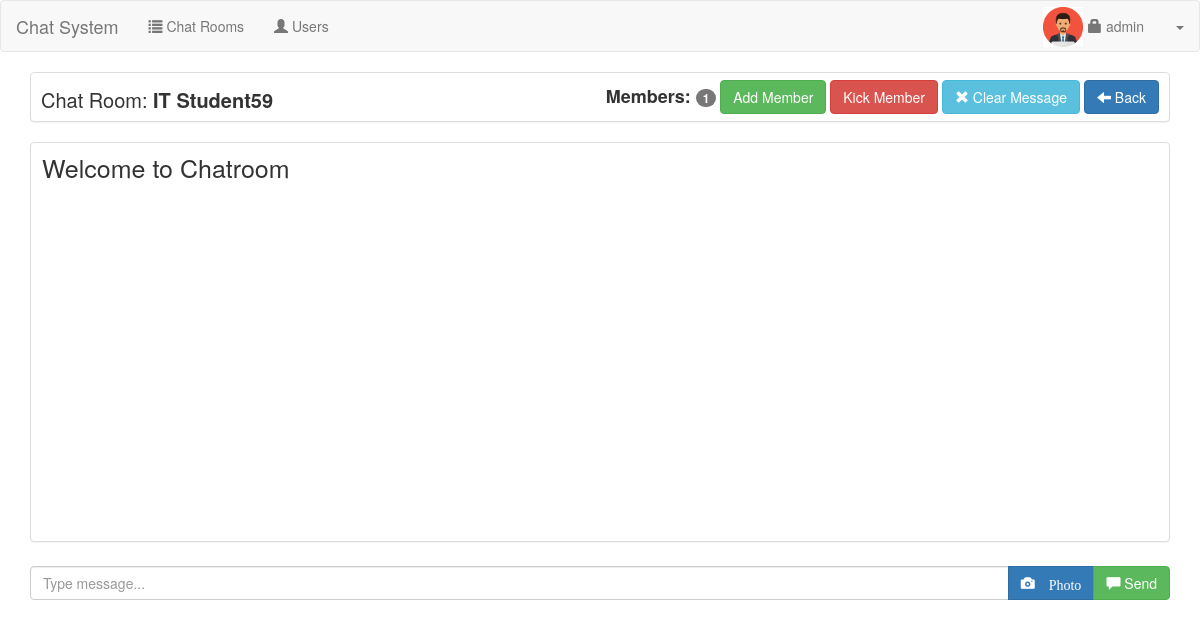
Screenshot of /admin/chatroom.php?id=4 (signed in) with the database file from the repository.
### tables this page shows
CREATE TABLE `user` (
  `userid` int(11) NOT NULL,
  `username` varchar(30) NOT NULL,
  `password` varchar(150) DEFAULT NULL,
  `uname` varchar(60) NOT NULL,
  `photo` varchar(200) NOT NULL,
  `access` int(1) NOT NULL
);

CREATE TABLE `chatroom` (
  `chatroomid` int(11) NOT NULL,
  `chat_name` varchar(60) NOT NULL,
  `date_created` datetime NOT NULL,
  `chat_password` varchar(30) NOT NULL,
  `userid` int(11) NOT NULL
);

### admin/session.php (called while the page is built, shortened)
<?php
	include('../conn.php');
	$sq=mysqli_query($conn,"select * from `user` where userid='".$_SESSION['id']."'");
	$srow=mysqli_fetch_array($sq);
	$user=$srow['username'];
?>

### admin/navbar.php (shortened to what this page needs)
<nav class="navbar navbar-default">
    <div class="container-fluid">
		<div class="navbar-header">
			<a class="navbar-brand" href="#">Chat System</a>
		</div>
		<ul class="nav navbar-nav">
			<li><a href="index.php"><span class="glyphicon glyphicon-list"></span> Chat Rooms</a></li>
			<li><a href="user.php"><span class="glyphicon glyphicon-user"></span> Users</a></li>
		</ul>
		<ul class="nav navbar-nav navbar-right">
		<li><img src="../<?php if(empty($srow['photo'])){echo "upload/profile.jpg";}else{echo $srow['photo'];} ?>" style="height:40px; width:40px; position:relative; top:6px; left:10px;"></li>
			<li><a href="#account" data-toggle="modal"><span class="glyphicon glyphicon-lock"></span> <?php echo $user; ?></a></li>
			<li class="dropdown">
				<a class="dropdown-toggle" data-toggle="dropdown" href="#"><span class="caret"></span></a>
			</li>
		</ul>
    </div>
</nav>

### admin/room.php (shortened to what this page needs)
<div class="col-lg-12">
          <div class="panel panel-default" style="height:50px;">
		<span style="font-size:20px; margin-left:10px; position:relative; top:13px;">Chat Room: <strong><?php  echo $chatrow['chat_name']; ?></strong></span>
		<div class="pull-right" style="margin-right:10px; margin-top:7px;">
			<span id="user_details" style="font-size:18px; position:relative; top:2px;"><strong>Members: </strong><span class="badge"><?php echo mysqli_num_rows($cmem); ?></span></span>
			<a href="#add_member" data-toggle="modal" class="btn btn-success">Add Member</a>
			<a href="#kick_member" data-toggle="modal" class="btn btn-danger">Kick Member</a>
			<a href="#clear_message" data-toggle="modal" class="btn btn-info" ><span class="glyphicon glyphicon-remove"></span> Clear Message</a>
			<a href="index.php" class="btn btn-primary"><span class="glyphicon glyphicon-arrow-left"></span> Back</a>
		</div>
	</div>
	<div>
		<div class="panel panel-default" style="height: 400px;">
			<div style="height:7px;"></div>
			<span style="font-size:25px; margin-left:11px; ">Welcome to Chatroom</span><br>
			<div style="height:30px;"></div>
		</div>
		<div style="height:4px;"></div>
		<div class="input-group">
			<input type="text" class="form-control" placeholder="Type message..." id="chat_msg">
			<span class="input-group-btn">
			<button class="btn btn-primary" value="<?php echo $id; ?>">
			<span class="glyphicon glyphicon-camera" data-toggle="modal" data-target="#file" > Photo
			<button class="btn btn-success" type="submit" id="send_msg" value="<?php echo $id; ?>">
			<span class="glyphicon glyphicon-comment"></span> Send
			</button>
			</span>
		</div>
	</div>
</div>

### rows the page displays
user: photo (picture), username "admin"
chatroom: chat_name "IT Student59"

### other values shown
mysqli_num_rows($cmem) "1"
